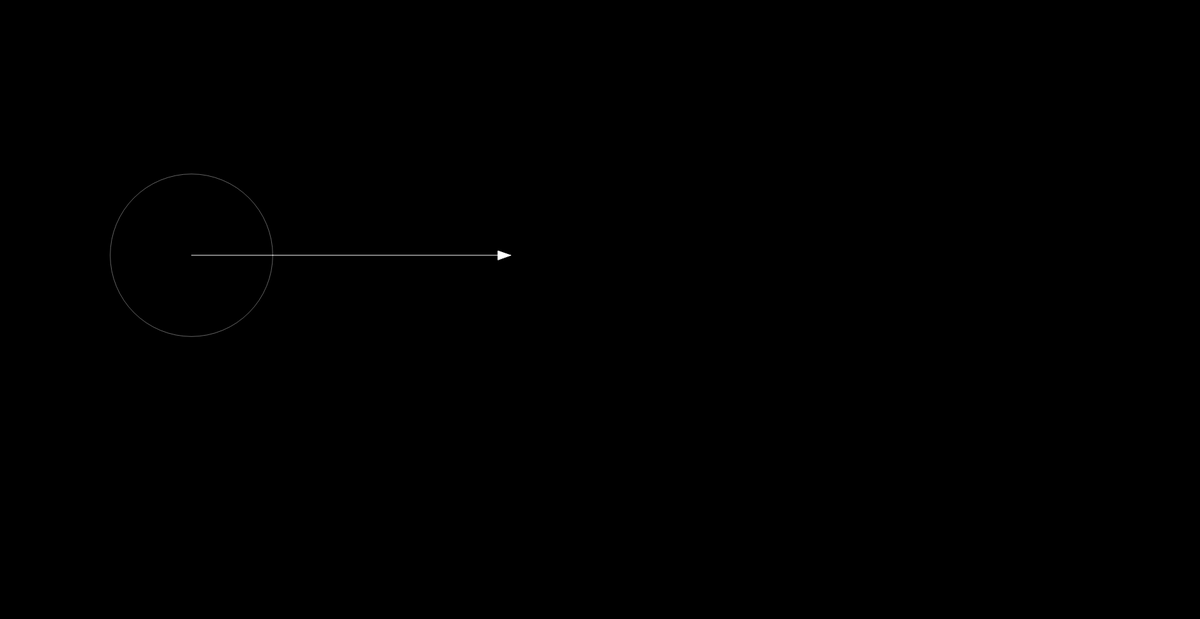
Frame 1 (no input)
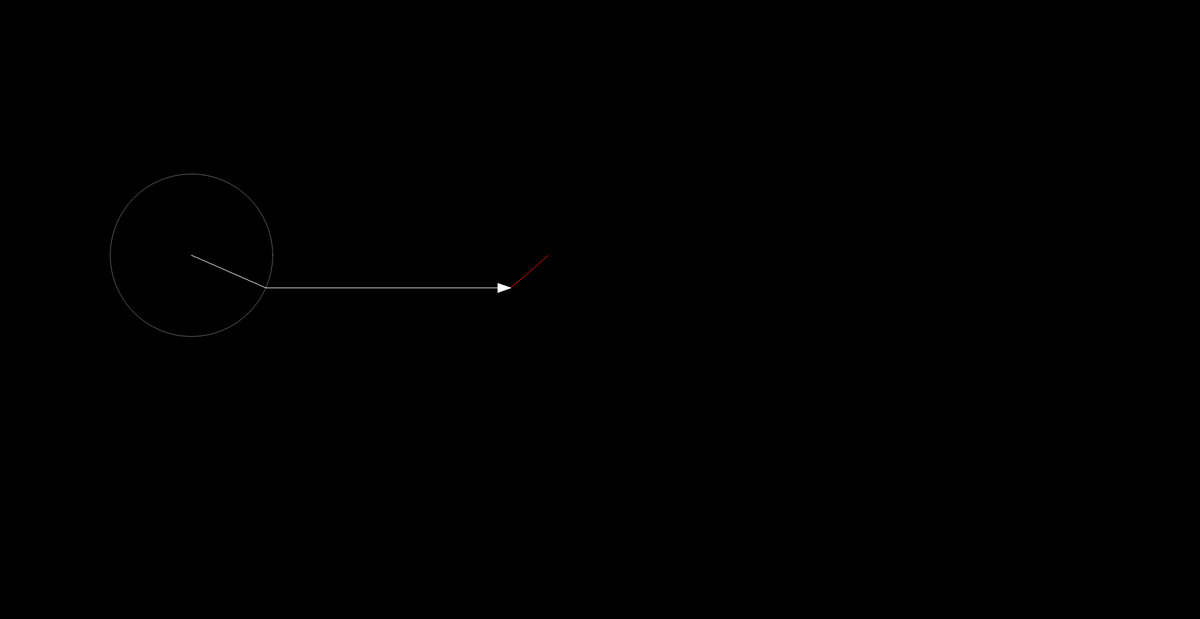
Frame 60 (no input)
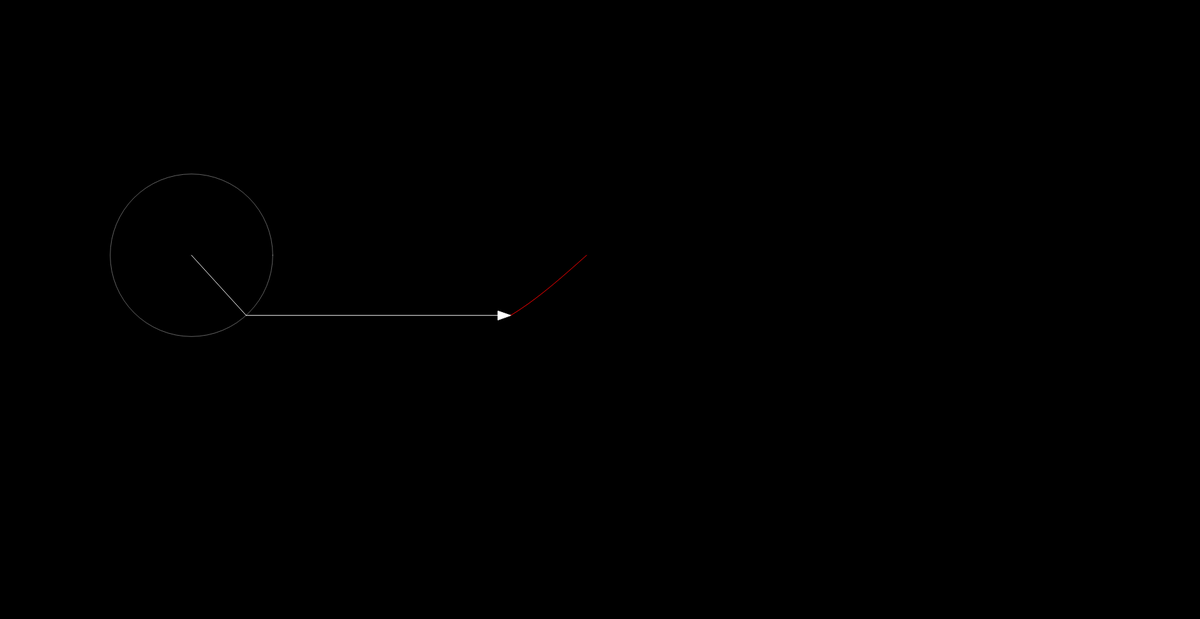
Frame 120 (the mouse pressed at the canvas centre since frame 60)

The p5.js sketch that drew these frames (run headless with seeded random() and noise() and a simulated clock; from frame 60 on, the mouse is pressed at the canvas centre):

// p5.js sketch
// ── sketch.js
let time = 0;
let wave = [];

let slider;

function setup() {
  createCanvas(1880, 970);
  slider =createSlider(1,100,1);
}

function draw() {
  background(0);

  translate(300, 400);


  let x = 0;
  let y = 0;

  for (let i = 0; i < slider.value(); i++) {
    let prev_x = x;
    let prev_y = y;
    let n = i * 2 + 1;
    let radius = 100 * (4 / (n * PI));

    stroke(255,100);
    noFill();
    ellipse(x, y, radius * 2);

    x += radius * cos(n * time);
    y += radius * sin(n * time);

    // fill(255);
    // ellipse(x, y, 5);
    stroke(255);
    line(prev_x, prev_y, x, y);


  }

  wave.unshift(y);

  line(x, y, 500, wave[0]);

  fill(255);
  triangle(480,wave[0]+7,480,wave[0]-7,500,wave[0]);

  translate(500, 0);
  beginShape();
  noFill();
  for (let i = 0; i < wave.length; i++) {
    stroke(255,0,0);
    vertex(i, wave[i]);
  }
  endShape();

  if (wave.length > 2000) {
    wave.pop();
  }

  time += 0.007;
}
